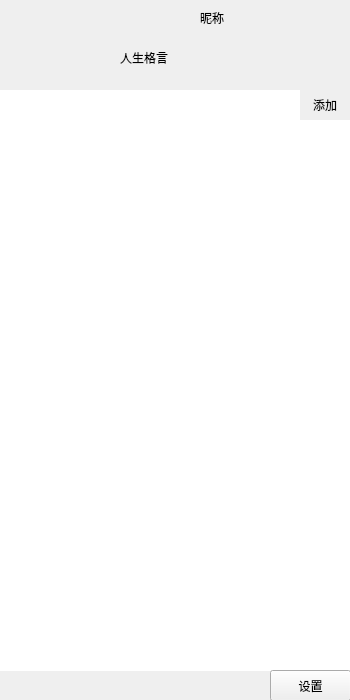
<?xml version="1.0" encoding="UTF-8"?>
<ui version="4.0">
 <class>Mnue</class>
 <widget class="QWidget" name="Mnue">
  <property name="geometry">
   <rect>
    <x>0</x>
    <y>0</y>
    <width>350</width>
    <height>700</height>
   </rect>
  </property>
  <property name="windowTitle">
   <string>Form</string>
  </property>
  <property name="styleSheet">
   <string notr="true"/>
  </property>
  <widget class="QLabel" name="userName">
   <property name="geometry">
    <rect>
     <x>200</x>
     <y>10</y>
     <width>111</width>
     <height>16</height>
    </rect>
   </property>
   <property name="styleSheet">
    <string notr="true"/>
   </property>
   <property name="text">
    <string>昵称</string>
   </property>
  </widget>
  <widget class="QLabel" name="motto">
   <property name="geometry">
    <rect>
     <x>120</x>
     <y>50</y>
     <width>211</width>
     <height>16</height>
    </rect>
   </property>
   <property name="styleSheet">
    <string notr="true"/>
   </property>
   <property name="text">
    <string>人生格言</string>
   </property>
  </widget>
  <widget class="QLineEdit" name="search">
   <property name="geometry">
    <rect>
     <x>0</x>
     <y>90</y>
     <width>300</width>
     <height>30</height>
    </rect>
   </property>
   <property name="styleSheet">
    <string notr="true"> border: none;</string>
   </property>
  </widget>
  <widget class="QPushButton" name="pushButton">
   <property name="geometry">
    <rect>
     <x>300</x>
     <y>90</y>
     <width>50</width>
     <height>30</height>
    </rect>
   </property>
   <property name="styleSheet">
    <string notr="true"> border: none;</string>
   </property>
   <property name="text">
    <string>添加</string>
   </property>
   <property name="checkable">
    <bool>false</bool>
   </property>
  </widget>
  <widget class="QTreeView" name="FriendList">
   <property name="geometry">
    <rect>
     <x>0</x>
     <y>120</y>
     <width>350</width>
     <height>551</height>
    </rect>
   </property>
   <property name="styleSheet">
    <string notr="true"> border: none;</string>
   </property>
  </widget>
  <widget class="QLabel" name="topBg">
   <property name="geometry">
    <rect>
     <x>0</x>
     <y>0</y>
     <width>351</width>
     <height>91</height>
    </rect>
   </property>
   <property name="text">
    <string/>
   </property>
  </widget>
  <widget class="QPushButton" name="buttonSetting">
   <property name="geometry">
    <rect>
     <x>270</x>
     <y>670</y>
     <width>81</width>
     <height>31</height>
    </rect>
   </property>
   <property name="text">
    <string>设置</string>
   </property>
  </widget>
  <widget class="QLabel" name="label">
   <property name="geometry">
    <rect>
     <x>-10</x>
     <y>670</y>
     <width>361</width>
     <height>31</height>
    </rect>
   </property>
   <property name="text">
    <string/>
   </property>
  </widget>
  <widget class="ImageLabel" name="profilePicture">
   <property name="geometry">
    <rect>
     <x>20</x>
     <y>15</y>
     <width>60</width>
     <height>60</height>
    </rect>
   </property>
  </widget>
  <zorder>label</zorder>
  <zorder>topBg</zorder>
  <zorder>userName</zorder>
  <zorder>motto</zorder>
  <zorder>search</zorder>
  <zorder>pushButton</zorder>
  <zorder>FriendList</zorder>
  <zorder>buttonSetting</zorder>
  <zorder>profilePicture</zorder>
 </widget>
 <customwidgets>
  <customwidget>
   <class>ImageLabel</class>
   <extends>QLabel</extends>
   <header>imagelabel.h</header>
  </customwidget>
 </customwidgets>
 <resources/>
 <connections/>
</ui>
